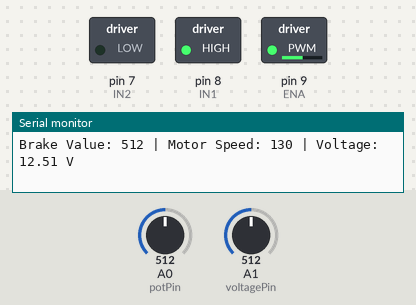
The sketch below on a simulated Arduino Uno, built with avr-gcc and run on an emulated ATmega328P. Parts: switched loads named in the sketch (green lamp = pin HIGH), the last lines printed to the serial monitor. The test bench sets the inputs (shaded band); at power-on: A0 (potPin) = 512, A1 (voltagePin) = 512.

Above: at 1.2 s.
1.3 s: A0 (potPin) set to 585
2.8 s: A0 (potPin) set to 608
At 4.0 s:
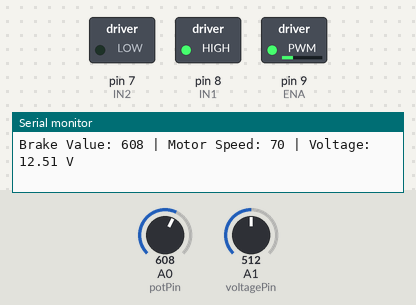
4.5 s: A0 (potPin) set to 884
6.0 s: A0 (potPin) set to 918
At 6.7 s:
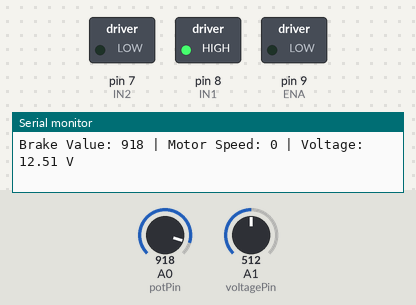
7.5 s: A0 (potPin) set to 290
At 8.1 s:
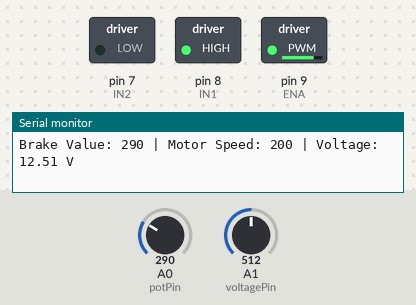
9.0 s: A0 (potPin) set to 308
At 9.5 s:
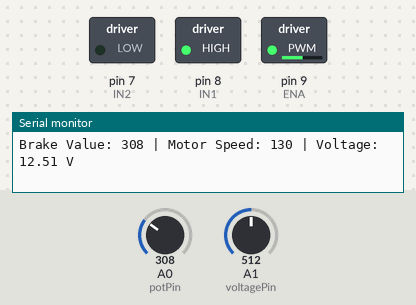
Timing chart, 0 to 11.5 s (numbered marks = the images above; inputs shaded):
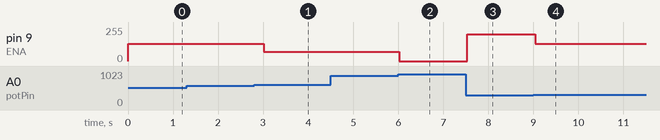

The sketch:

regenerative_braking.ino
```cpp
#if !defined(ARDUINO)
#define A0 14
#define A1 15
#define HIGH 1
#define LOW 0
#define OUTPUT 1

class HardwareSerial {
public:
  void begin(unsigned long) {}
  template <typename T>
  void print(T value) {}
  template <typename T>
  void println(T value) {}
  void print(const char* text) {}
  void println(const char* text) {}
};

static HardwareSerial Serial;

void pinMode(int, int) {}
void digitalWrite(int, int) {}
int analogRead(int) { return 0; }
void analogWrite(int, int) {}
void delay(unsigned long) {}
#else
#include <Arduino.h>
#endif

// ===== PIN DEFINITIONS =====
int voltagePin = A1;   // Voltage sensor output
int potPin = A0;       // Potentiometer (brake input)

int ENA = 9;           // Motor speed control
int IN1 = 8;
int IN2 = 7;

// ===== VARIABLES =====
int brakeValue = 0;
int motorSpeed = 0;
float voltage = 0;

void setup()
{
  Serial.begin(9600);

  pinMode(ENA, OUTPUT);
  pinMode(IN1, OUTPUT);
  pinMode(IN2, OUTPUT);

  // Set motor direction
  digitalWrite(IN1, HIGH);
  digitalWrite(IN2, LOW);
}

void loop()
{
  // ===== READ BRAKE INPUT =====
  brakeValue = analogRead(potPin);

  // ===== DRIVER INTENT LOGIC =====
  if(brakeValue < 300)
  {
    motorSpeed = 200;   // Normal driving
  }
  else if(brakeValue >= 300 && brakeValue < 600)
  {
    motorSpeed = 130;   // Gentle braking
  }
  else if(brakeValue >= 600 && brakeValue < 900)
  {
    motorSpeed = 70;    // Medium braking
  }
  else
  {
    motorSpeed = 0;     // Emergency braking
  }

  // Apply motor speed
  analogWrite(ENA, motorSpeed);

  // ===== VOLTAGE SENSOR READING =====
  int sensorValue = analogRead(voltagePin);

  // Convert ADC to actual voltage (0–25V sensor)
  voltage = sensorValue * (25.0 / 1023.0);

  // ===== SERIAL OUTPUT =====
  Serial.print("Brake Value: ");
  Serial.print(brakeValue);

  Serial.print(" | Motor Speed: ");
  Serial.print(motorSpeed);

  Serial.print(" | Voltage: ");
  Serial.print(voltage);
  Serial.println(" V");

  delay(300);
}
```

Measured:
- the behaviour switches between 599 and 600 on A0 (potPin) (found by bisection; images 0 and 1)
- the behaviour switches between 899 and 900 on A0 (potPin) (found by bisection; images 1 and 2)
- the behaviour switches between 299 and 300 on A0 (potPin) (found by bisection; images 3 and 4)
- after the input at 2.8 s, pin 9 (ENA): 130/255 → 70/255 after 0.21 s
- after the input at 6.0 s, pin 9 (ENA): 70/255 → 0/255 at once
- after the input at 7.5 s, pin 9 (ENA): 0/255 → 200/255 at once
- after the input at 9.0 s, pin 9 (ENA): 200/255 → 130/255 at once
